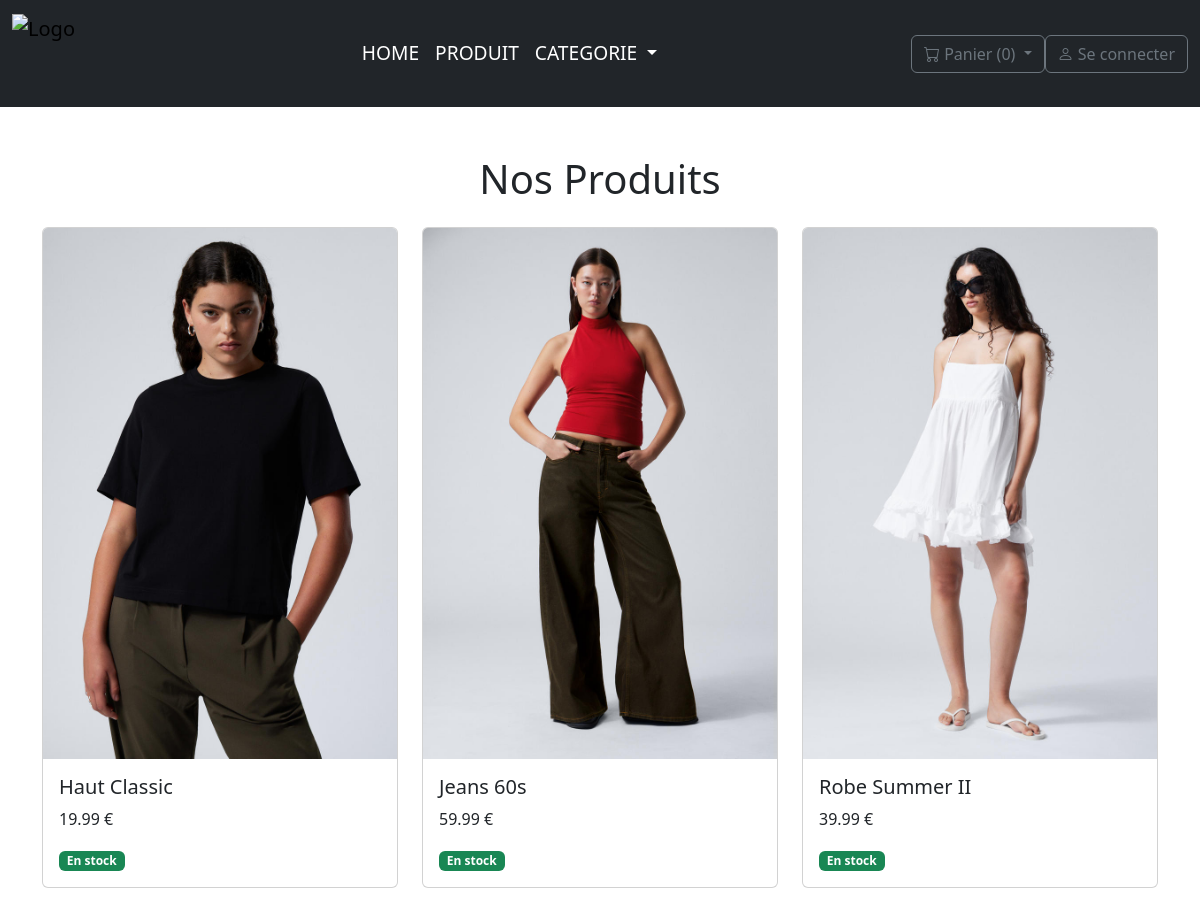
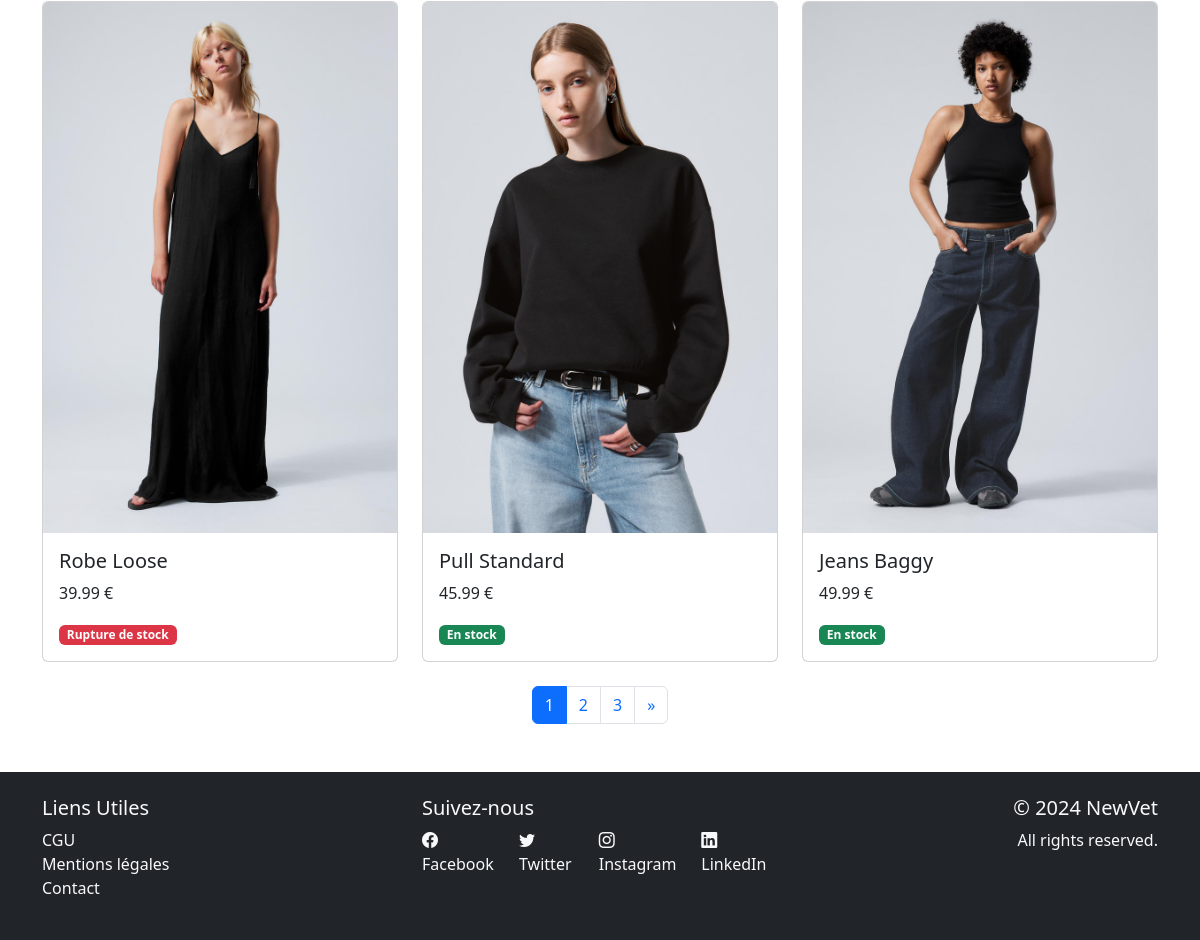
/PHP/FrontEnd/VIEW/produit.php, run on the app's committed database (2 pictures, top to bottom).
### tables this page shows
CREATE TABLE `produit` (
  `produit_id` int(11) NOT NULL,
  `produit_nom` varchar(50) DEFAULT NULL,
  `produit_desc` varchar(200) DEFAULT NULL,
  `produit_prix` decimal(5,2) DEFAULT NULL,
  `produit_stock` tinyint(4) DEFAULT NULL,
  `produit_highlander` tinyint(1) NOT NULL DEFAULT 0,
  `ordre_highlander` int(11) NOT NULL,
  `categorie_id` int(11) NOT NULL
);

### PHP/Fonction/db.php (called while the page is built, shortened)
<?php
function ProductDetailsMultiTable($dbh, $produitId)
{
        $stmt = $dbh->prepare("SELECT * FROM produit WHERE produit_id = :produit_id");
        $stmt->bindParam(':produit_id', $produitId);
        $stmt->execute();
        $product = $stmt->fetch(PDO::FETCH_ASSOC);
        $stmt = $dbh->prepare("SELECT materiau_id, composition_pourcentage FROM composition WHERE produit_id = :produit_id");
        $stmt->bindParam(':produit_id', $produitId);
        $stmt->execute();
        $materials = $stmt->fetchAll(PDO::FETCH_ASSOC);
        $stmt = $dbh->prepare("SELECT image.image_id, image_nom, image_lien FROM illustration_produit JOIN image ON illustration_produit.image_id = image.image_id WHERE produit_id = :produit_id");
        $stmt->bindParam(':produit_id', $produitId);
        $stmt->execute();
        $images = $stmt->fetchAll(PDO::FETCH_ASSOC);
        return [
                'product' => $product,
                'materials' => $materials,
                'images' => $images
        ];
}
function countTotalProduits($dbh)
{
        $sql = "SELECT COUNT(*) FROM produit";
        $stmt = $dbh->query($sql);
        return $stmt->fetchColumn();
}
function recupProduitsParPage($dbh, $start, $limit)
{
        $sql = "SELECT p.*, i.image_lien
                FROM produit p
                LEFT JOIN illustration_produit ip ON p.produit_id = ip.produit_id
                LEFT JOIN image i ON ip.image_id = i.image_id
                GROUP BY p.produit_id
                ORDER BY produit_highlander DESC, produit_stock DESC
                LIMIT :start, :limit";
        $stmt = $dbh->prepare($sql);
        $stmt->bindParam(':start', $start, PDO::PARAM_INT);
        $stmt->bindParam(':limit', $limit, PDO::PARAM_INT);
        $stmt->execute();
        $produits = $stmt->fetchAll(PDO::FETCH_ASSOC);
        return $produits;
}

### PHP/FrontEnd/VIEW/produit.php (the view, shortened to what this page needs)
<?php
include '../../Fonction/element.php';
include '../../Fonction/conf.php';
include '../../Fonction/db.php';
$dbh = connexion_bdd();
$limit = 6;
$page = isset($_GET['page']) ? (int)$_GET['page'] : 1;
$page = $page > 0 ? $page : 1;
$start = ($page - 1) * $limit;
$produits = recupProduitsParPage($dbh, $start, $limit);
$totalProduits = countTotalProduits($dbh);
$totalPages = ceil($totalProduits / $limit);
?>
<!doctype html>
<html lang="fr">
<head>
    <link rel="stylesheet" href="../CSS/accueil.css">
</head>
<body>
    <div class="container mt-5">
      <h1 class="text-center mb-4">Nos Produits</h1>
      <div class="row row-cols-1 row-cols-md-3 g-4">
        <?php foreach ($produits as $produit) :
            $details = ProductDetailsMultiTable($dbh, $produit['produit_id']);
            $product = $details['product'];
            $images = $details['images'];
            $firstImage = !empty($images) ? $images[0]['image_lien'] : 'default.jpg';
        ?>
        <div class="col">
          <a href="detailproduit.php?id=<?php echo htmlspecialchars($product['produit_id']); ?>" class="text-decoration-none text-dark">
            <div class="card product-card">
              <img src="<?php echo htmlspecialchars($firstImage); ?>" class="card-img-top" alt="<?php echo htmlspecialchars($product['produit_nom']); ?>">
              <div class="card-body">
                <h5 class="card-title"><?php echo htmlspecialchars($product['produit_nom']); ?></h5>
                <p class="card-text"><?php echo htmlspecialchars($product['produit_prix']); ?> €</p>
                <?php if ($product['produit_stock'] > 0) : ?>
                  <span class="badge bg-success">En stock</span>
                <?php else : ?>
                  <span class="badge bg-danger">Rupture de stock</span>
                <?php endif; ?>
              </div>
            </div>
          </a>
        </div>
        <?php endforeach; ?>
      </div>
      <nav aria-label="Page navigation example">
        <ul class="pagination justify-content-center mt-4">
          <?php for ($i = 1; $i <= $totalPages; $i++) : ?>
            <li class="page-item <?php echo $i == $page ? 'active' : ''; ?>">
              <a class="page-link" href="?page=<?php echo $i; ?>"><?php echo $i; ?></a>
            </li>
          <?php endfor; ?>
          <?php if ($page < $totalPages) : ?>
            <li class="page-item">
              <a class="page-link" href="?page=<?php echo $page + 1; ?>" aria-label="Next">
                <span aria-hidden="true">&raquo;</span>
              </a>
            </li>
          <?php endif; ?>
        </ul>
      </nav>
    </div>
  </body>
</html>

### PHP/FrontEnd/VIEW/produit.php (style rules this page uses)
.product-card { transition: transform 0.3s, box-shadow 0.3s; }

### data on the page
produit: produit_nom (picture), produit_nom "Haut Classic", produit_prix "19.99", produit_stock "En stock"
produit: produit_nom (picture), produit_nom "Jeans 60s", produit_prix "59.99", produit_stock "En stock"
produit: produit_nom (picture), produit_nom "Robe Summer II", produit_prix "39.99", produit_stock "En stock"
produit: produit_nom (picture), produit_nom "Robe Loose", produit_prix "39.99", produit_stock "Rupture de stock"
produit: produit_nom (picture), produit_nom "Pull Standard", produit_prix "45.99", produit_stock "En stock"
produit: produit_nom (picture), produit_nom "Jeans Baggy", produit_prix "49.99", produit_stock "En stock"

### other printed values
count($panier) "0"
